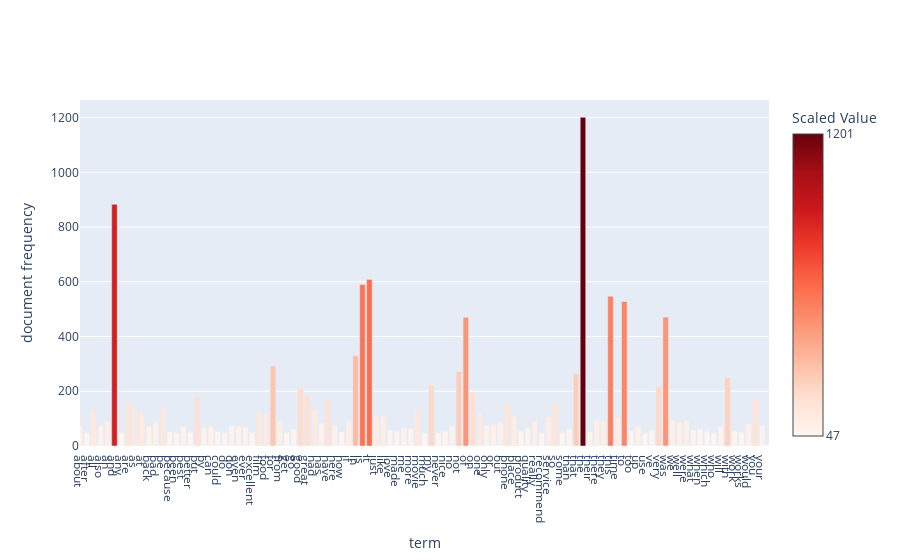

Notebook code cell kept with this figure:
### Markdown cell above
Create another visualization: 

We would like to see how many times each term appearn in the whole dataset, that is document frequency(so if a term appear in one sentence multiple times, it is counted as one, we do the same thing later on in the TF-IDF section), so we create a bar chart for top k doc frequency terms:

### Code cell
# sum each term doc frequency
data_combined_counts[data_combined_counts >= 1] = 1
feature_frequencies = np.array(data_combined_counts.toarray().sum(axis=0))

# get top 100 doc frequent terms indices
top_100_indices = feature_frequencies.argsort()[::-1][:100]
# sort them back in the original order (optional)
top_100_indices = top_100_indices[np.argsort(top_100_indices)]
print(top_100_indices)

x = [count_vect.get_feature_names_out()[i] for i in top_100_indices]
y = feature_frequencies[top_100_indices]

# fig = px.bar(x=x, y=y)
fig = go.Figure()
fig.add_trace(go.Bar(x=x, y=y,
                    marker=dict(
                    color=y,
                    colorscale='Reds', 
                    colorbar=dict(title='Scaled Value', tickvals=[min(y), max(y)]) 
                )))


# Create a layout for the chart
fig.update_xaxes(
    title_text="term",
    fixedrange=False,
    range=[0, 100],
    constrain="domain",
    tickmode='array',  # Set tickmode to 'array' to use an array of tickvals
    tickvals=list(range(len(x))),  # Set tickvals to the range of x-values
    ticktext=x,  # Set ticktext to the x-labels
    autorange=False, showline=True
)

fig.update_yaxes(
    title_text="document frequency",
    fixedrange=True
)
fig.update_layout(hovermode="x")
fig.show(config={"scrollZoom": True, "displayModeBar": True})

### Figure 1 — Plotly figure (JSON) as saved in the notebook; plotly's stock layout.template omitted (floating-point values rounded to 4 significant figures)
{"data": [{"marker": {"color": [72, 49, 129, 73, 92, 883, 50, 156, 133, 124, 71, 84, 140, 52, 48, 71, 50, 181, 69, 70, 53, 49, 73, 72, 69, 49, 126, 120, 293, 93, 50, 62, 210, 185, 132, 84, 170, 76, 51, 93, 330, 590, 608, 105, 109, 58, 53, 65, 63, 133, 47, 222, 49, 53, 72, 272, 470, 196, 120, 75, 77, 86, 155, 109, 54, 65, 93, 48, 108, 156, 50, 63, 264, 1201, 51, 95, 93, 547, 107, 528, 55, 71, 48, 60, 218, 471, 93, 86, 93, 58, 64, 54, 47, 71, 249, 54, 50, 81, 174, 75], "colorbar": {"tickvals": [47, 1201], "title": {"text": "Scaled Value"}}, "colorscale": [[0, "rgb(255,245,240)"], [0.125, "rgb(254,224,210)"], [0.25, "rgb(252,187,161)"], [0.375, "rgb(252,146,114)"], [0.5, "rgb(251,106,74)"], [0.625, "rgb(239,59,44)"], [0.75, "rgb(203,24,29)"], [0.875, "rgb(165,15,21)"], [1, "rgb(103,0,13)"]]}, "type": "bar", "x": ["about", "after", "all", "also", "an", "and", "any", "are", "as", "at", "back", "bad", "be", "because", "been", "best", "better", "but", "by", "can", "could", "do", "don", "even", "ever", "excellent", "film", "food", "for", "from", "get", "go", "good", "great", "had", "has", "have", "here", "how", "if", "in", "is", "it", "just", "like", "love", "made", "me", "more", "movie", "much", "my", "never", "nice", "no", "not", "of", "on", "one", "only", "or", "out", "phone", "place", "product", "quality", "really", "recommend", "service", "so", "some", "than", "that", "the", "their", "there", "they", "this", "time", "to", "too", "up", "use", "ve", "very", "was", "we", "well", "were", "what", "when", "which", "who", "will", "with", "work", "works", "would", "you", "your"], "y": [72, 49, 129, 73, 92, 883, 50, 156, 133, 124, 71, 84, 140, 52, 48, 71, 50, 181, 69, 70, 53, 49, 73, 72, 69, 49, 126, 120, 293, 93, 50, 62, 210, 185, 132, 84, 170, 76, 51, 93, 330, 590, 608, 105, 109, 58, 53, 65, 63, 133, 47, 222, 49, 53, 72, 272, 470, 196, 120, 75, 77, 86, 155, 109, 54, 65, 93, 48, 108, 156, 50, 63, 264, 1201, 51, 95, 93, 547, 107, 528, 55, 71, 48, 60, 218, 471, 93, 86, 93, 58, 64, 54, 47, 71, 249, 54, 50, 81, 174, 75]}], "layout": {"hovermode": "x", "xaxis": {"autorange": false, "constrain": "domain", "fixedrange": false, "range": [0, 100], "showline": true, "tickmode": "array", "ticktext": ["about", "after", "all", "also", "an", "and", "any", "are", "as", "at", "back", "bad", "be", "because", "been", "best", "better", "but", "by", "can", "could", "do", "don", "even", "ever", "excellent", "film", "food", "for", "from", "get", "go", "good", "great", "had", "has", "have", "here", "how", "if", "in", "is", "it", "just", "like", "love", "made", "me", "more", "movie", "much", "my", "never", "nice", "no", "not", "of", "on", "one", "only", "or", "out", "phone", "place", "product", "quality", "really", "recommend", "service", "so", "some", "than", "that", "the", "their", "there", "they", "this", "time", "to", "too", "up", "use", "ve", "very", "was", "we", "well", "were", "what", "when", "which", "who", "will", "with", "work", "works", "would", "you", "your"], "tickvals": [0, 1, 2, 3, 4, 5, 6, 7, 8, 9, 10, 11, 12, 13, 14, 15, 16, 17, 18, 19, 20, 21, 22, 23, 24, 25, 26, 27, 28, 29, 30, 31, 32, 33, 34, 35, 36, 37, 38, 39, 40, 41, 42, 43, 44, 45, 46, 47, 48, 49, 50, 51, 52, 53, 54, 55, 56, 57, 58, 59, 60, 61, 62, 63, 64, 65, 66, 67, 68, 69, 70, 71, 72, 73, 74, 75, 76, 77, 78, 79, 80, 81, 82, 83, 84, 85, 86, 87, 88, 89, 90, 91, 92, 93, 94, 95, 96, 97, 98, 99], "title": {"text": "term"}}, "yaxis": {"fixedrange": true, "title": {"text": "document frequency"}}}}
